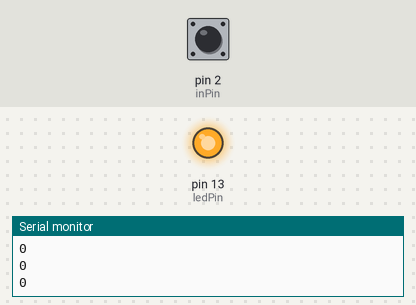
Bench run of a sketch on a simulated Arduino Uno, built with avr-gcc and run on an emulated ATmega328P. Shown: output pins drawn as LEDs (lit = HIGH), the last lines printed to the serial monitor. Inputs (shaded band) come from the test bench; at power-on: pin 2 (inPin) HIGH.

Above: at 1.2 s.
1.3 s: pin 2 (inPin) pulled LOW for 0.15 s
At 1.55 s:
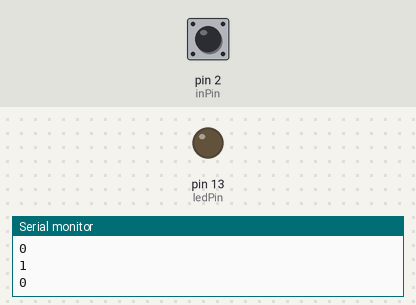
3.1 s: pin 2 (inPin) pulled LOW for 1 s
At 5.8 s:
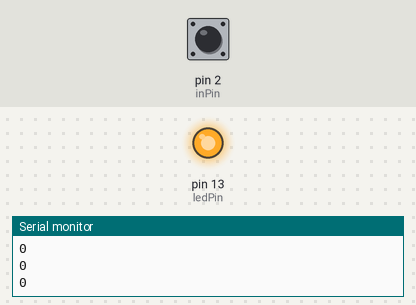
6.5 s: pin 2 (inPin) pulled LOW for 3.2 s
At 10.8 s:
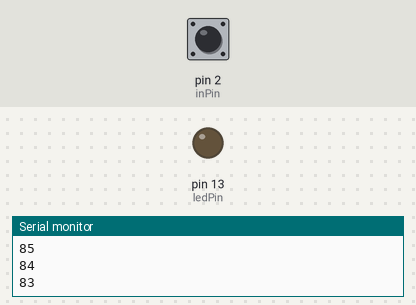
Timing chart, 0 to 20.6 s (numbered marks = the images above; inputs shaded):
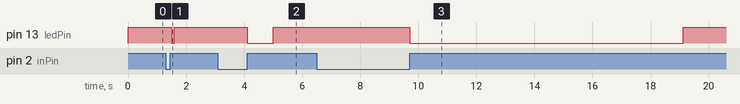

The sketch:

Determining_How_Long_a_Switch_is_Pressed.ino
```cpp
/*
   Determining How Long a Switch (Pushbutton) is Pressed
   For more details, visit: https://techzeero.com/arduino-tutorials/how-to-use-a-push-button-switch-with-arduino/
*/

int ledPin =  13;  // output pin
int inPin = 2;  //input pin
int debounceTime = 20;    //time in milliseconds required for the switch to be stable
int fastIncrement = 1000;   //increment faster after this many milliseconds
int veryFastIncrement = 4000; //increment even faster after this many milliseconds
int count = 0;        //count decrements every tenth of a second until reaches 0

void setup()
{
  pinMode(inPin, INPUT);
  digitalWrite(inPin, HIGH);  //turn on pull-up resister
  pinMode(ledPin, OUTPUT);
  Serial.begin(9600);
}
void loop()
{
  int duration = switchTime();
  if( duration > veryFastIncrement)
    count = count + 10;
  else if ( duration > fastIncrement)
    count = count + 4;
  else if ( duration > debounceTime)
    count = count + 1;
  else
  {
    //switch not pressed so service the timer
    if( count == 0)
      digitalWrite(ledPin, HIGH); //turn the LED on if the count is 0
    else
    {
      digitalWrite(ledPin, LOW);  //turn LED off if the count in not 0
      count = count - 1;    //and decrement the count
    }
  }
  Serial.println(count);
  delay(100);
}
//return time in milliseconds that the switch has been in pressed LOW
long switchTime()
{
  static unsigned long startTime = 0;
  static boolean state;
  if(digitalRead(inPin) != state)
  {
    state = ! state;
    startTime = millis();
  }
  if(state == LOW)
    return millis() - startTime;
  else
    return 0;
}
```

Measured:
- after the input at 1.3 s, pin 13 (ledPin): HIGH → LOW after 0.20 s, → HIGH 0.10 s later
- after the input at 3.1 s, pin 13 (ledPin): HIGH → LOW after 1.0 s, → HIGH 0.90 s later
- after the input at 6.5 s, pin 13 (ledPin): HIGH → LOW after 3.2 s, → HIGH 9.4 s later
